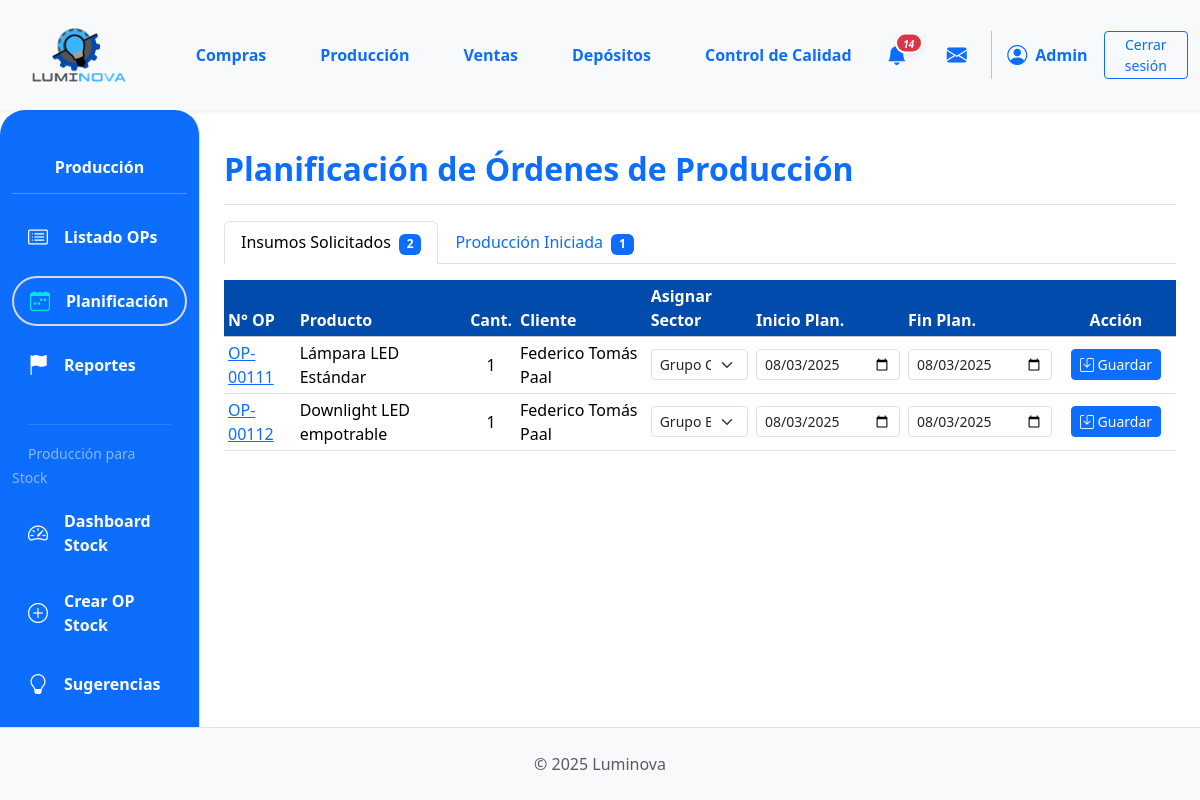
Before: /produccion/produccion/planificacion/ (signed in) with the older database file.
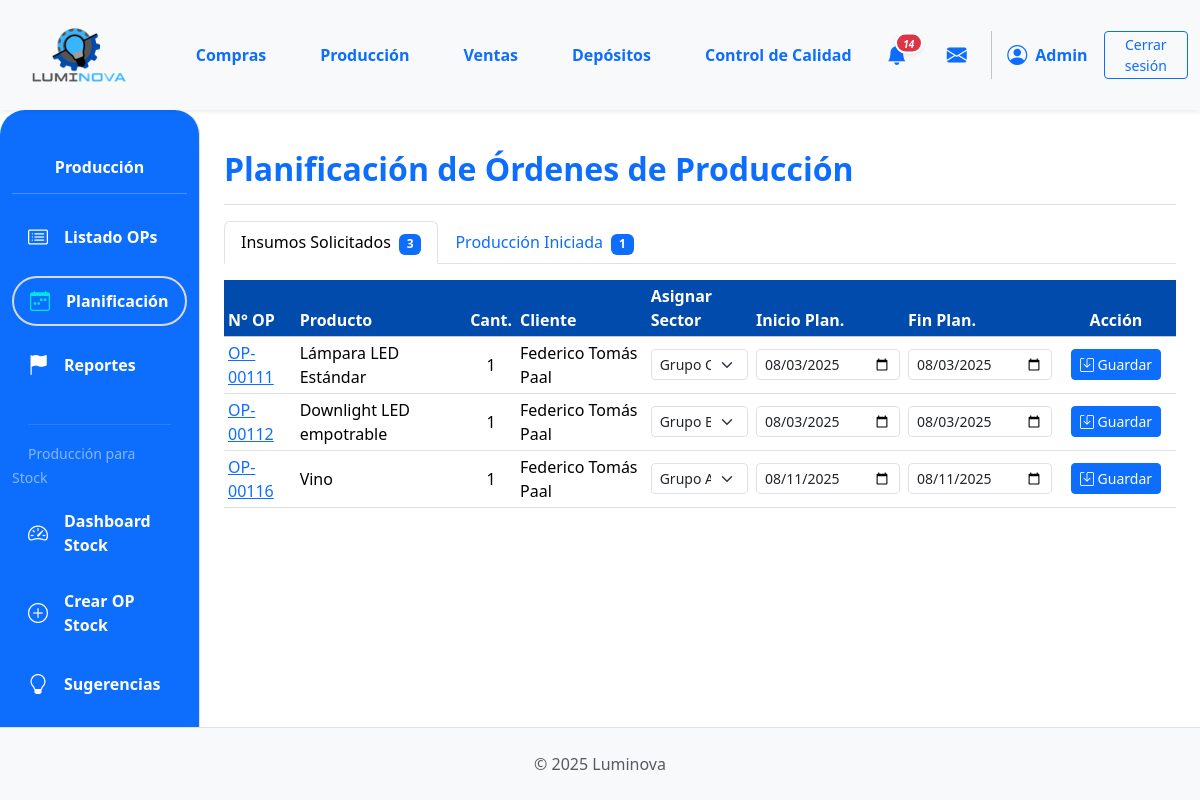
After: the same page with the newer database file.
### App_LUMINOVA/models.py (models this page shows, shortened)
class OrdenProduccion(models.Model):
    TIPO_OP_CHOICES = [
        ('MTO', 'Make to Order (Bajo Demanda)'),
        ('MTS', 'Make to Stock (Para Stock)'),
    ]
    numero_op = models.CharField(
        max_length=20, unique=True, verbose_name="N° Orden de Producción"
    )
    tipo_orden = models.CharField(
        max_length=3,
        choices=TIPO_OP_CHOICES,
        default='MTO',
        verbose_name="Tipo de Orden",
        help_text="MTO: Producción bajo demanda vinculada a una OV, MTS: Producción para stock"
    )
    orden_venta_origen = models.ForeignKey(
        OrdenVenta,
        on_delete=models.SET_NULL,
        null=True,
        blank=True,
        related_name="ops_generadas",
        help_text="Solo para órdenes MTO (Make to Order)"
    )
    producto_a_producir = models.ForeignKey(
        ProductoTerminado, on_delete=models.PROTECT, related_name="ordenes_produccion"
    )
    cantidad_a_producir = models.PositiveIntegerField()
    estado_op = models.ForeignKey(
        EstadoOrden,
        on_delete=models.SET_NULL,
        null=True,
        blank=True,
        related_name="ops_estado",
    )
    fecha_solicitud = models.DateTimeField(default=timezone.now)
    fecha_inicio_real = models.DateTimeField(null=True, blank=True)
    fecha_inicio_planificada = models.DateField(null=True, blank=True)
    fecha_fin_real = models.DateTimeField(null=True, blank=True)
    fecha_fin_planificada = models.DateField(null=True, blank=True)
    sector_asignado_op = models.ForeignKey(
        SectorAsignado,
        on_delete=models.SET_NULL,
        null=True,
        blank=True,
        related_name="ops_sector",
    )
    notas = models.TextField(null=True, blank=True, verbose_name="Notas")
    def get_estado_op_display(self):
        if self.estado_op:
            return self.estado_op.nombre
        return "Sin Estado Asignado"

class EstadoOrden(models.Model):
    nombre = models.CharField(max_length=50, unique=True)

class ProductoTerminado(models.Model):
    descripcion = models.CharField(max_length=255)  # Aumentado max_length
    categoria = models.ForeignKey(
        CategoriaProductoTerminado,
        on_delete=models.PROTECT,
        related_name="productos_terminados",
    )
    precio_unitario = models.DecimalField(max_digits=10, decimal_places=2, default=0.00)
    stock = models.IntegerField(default=0)
    stock_minimo = models.IntegerField(
        default=0,
        verbose_name="Stock Mínimo",
        help_text="Nivel mínimo de stock que debe mantenerse (punto de reorden)"
    )
    stock_objetivo = models.IntegerField(
        default=0,
        verbose_name="Stock Objetivo",
        help_text="Nivel deseado de stock después de reabastecer"
    )
    produccion_habilitada = models.BooleanField(
        default=True,
        verbose_name="Habilitado para Producción",
        help_text="Indica si este producto puede ser producido para stock"
    )
    modelo = models.CharField(max_length=50, blank=True, null=True)
    potencia = models.IntegerField(blank=True, null=True)
    acabado = models.CharField(max_length=50, blank=True, null=True)
    color_luz = models.CharField(max_length=50, blank=True, null=True)
    material = models.CharField(max_length=50, blank=True, null=True)
    imagen = models.ImageField(null=True, blank=True, upload_to="productos_terminados/")
    deposito = models.ForeignKey(
        "Deposito",
        on_delete=models.PROTECT,
        related_name="productos_terminados",
        null=True,
        blank=True,
        help_text="Depósito al que pertenece este producto terminado",
    )

class OrdenVenta(models.Model):
    ESTADO_CHOICES = [
        ("PENDIENTE", "Pendiente Confirmación"),
        ("CONFIRMADA", "Confirmada (Esperando Producción)"),
        ("INSUMOS_SOLICITADOS", "Insumos Solicitados"),
        ("PRODUCCION_INICIADA", "Producción Iniciada"),
        ("PRODUCCION_CON_PROBLEMAS", "Producción con Problemas"),
        ("LISTA_ENTREGA", "Lista para Entrega"),
        ("COMPLETADA", "Completada/Entregada"),
        ("CANCELADA", "Cancelada"),
    ]
    numero_ov = models.CharField(
        max_length=20, unique=True, verbose_name="N° Orden de Venta"
    )
    cliente = models.ForeignKey(
        Cliente, on_delete=models.PROTECT, related_name="ordenes_venta"
    )
    fecha_creacion = models.DateTimeField(default=timezone.now)
    estado = models.CharField(
        max_length=50, choices=ESTADO_CHOICES, default="PENDIENTE"
    )
    total_ov = models.DecimalField(
        max_digits=12, decimal_places=2, default=0.00, verbose_name="Total OV"
    )
    notas = models.TextField(blank=True, null=True)

class Cliente(models.Model):
    nombre = models.CharField(max_length=150, unique=True)
    direccion = models.TextField(blank=True)
    telefono = models.CharField(max_length=25, blank=True)
    email = models.EmailField(unique=True, null=True, blank=True)

class SectorAsignado(models.Model):
    nombre = models.CharField(max_length=50, unique=True)

### App_LUMINOVA/views_producción.py (the view, shortened to what this page needs)
@login_required
def planificacion_produccion_view(request):
    estados_finales = ["Completada", "Cancelada"]
    ops_queryset = (
        OrdenProduccion.objects.exclude(estado_op__nombre__in=estados_finales)
        .select_related(
            "producto_a_producir",
            "orden_venta_origen__cliente",
            "estado_op",
            "sector_asignado_op",
        )
        .order_by("estado_op__nombre", "fecha_solicitud")
    )
    from collections import OrderedDict
    ops_por_estado = OrderedDict()
    for op in ops_queryset:
        estado = op.get_estado_op_display()
        if estado not in ops_por_estado:
            ops_por_estado[estado] = []
        ops_por_estado[estado].append(op)
    sectores = SectorAsignado.objects.all().order_by("nombre")
    context = {
        "ops_por_estado": ops_por_estado,
        "sectores_list": sectores,
        "titulo_seccion": "Planificación de Órdenes de Producción",
    }
    return render(request, "produccion/planificacion.html", context)

### App_LUMINOVA/templates/produccion/planificacion.html (shortened to what this page needs)
{% extends 'padre.html' %}
{% load static %}
{% load django_bootstrap5 %}
{% block sidebar_content %}
    {% include 'produccion/produccion_sidebar.html' %}
{% endblock %}
{% block content %}
<div class="d-flex justify-content-between flex-wrap flex-md-nowrap align-items-center pt-3 pb-2 mb-3 border-bottom">
    <h1 class="h2 fw-bold text-primary">{{ titulo_seccion }}</h1>
</div>
{% if ops_por_estado %}
<ul class="nav nav-tabs" id="opTabs" role="tablist">
  {% for estado, ops in ops_por_estado.items %}
    <li class="nav-item" role="presentation">
      <button class="nav-link {% if forloop.first %}active{% endif %}" id="tab-{{ estado|slugify }}" data-bs-toggle="tab" data-bs-target="#tab-content-{{ estado|slugify }}" type="button" role="tab" aria-controls="tab-content-{{ estado|slugify }}" aria-selected="{% if forloop.first %}true{% else %}false{% endif %}">
        {{ estado }} <span class="badge bg-primary ms-1">{{ ops|length }}</span>
      </button>
    </li>
  {% endfor %}
</ul>
<div class="tab-content mt-3" id="opTabsContent">
  {% for estado, ops in ops_por_estado.items %}
    <div class="tab-pane fade {% if forloop.first %}show active{% endif %}" id="tab-content-{{ estado|slugify }}" role="tabpanel" aria-labelledby="tab-{{ estado|slugify }}">
      <div class="table-responsive">
        <table class="table table-sm table-hover align-middle">
          <thead class="table-light">
            <tr>
              <th style="background-color: #014BAC; color: white;">N° OP</th>
              <th style="background-color: #014BAC; color: white;">Producto</th>
              <th class="text-center" style="background-color: #014BAC; color: white;">Cant.</th>
              <th style="background-color: #014BAC; color: white;">Cliente</th>
              <th style="background-color: #014BAC; color: white;">Asignar Sector</th>
              <th style="background-color: #014BAC; color: white;">Inicio Plan.</th>
              <th style="background-color: #014BAC; color: white;">Fin Plan.</th>
              <th class="text-center" style="width: 120px; background-color: #014BAC; color: white;">Acción</th>
            </tr>
          </thead>
          <tbody>
            {% for op in ops %}
            <form method="post" action="{% url 'App_LUMINOVA:planificacion_produccion' %}">
              <tr>
                <td><a href="{% url 'App_LUMINOVA:produccion_detalle_op' op.id %}">{{ op.numero_op }}</a></td>
                <td>{{ op.producto_a_producir.descripcion|truncatechars:25 }}</td>
                <td class="text-center">{{ op.cantidad_a_producir }}</td>
                <td>{{ op.orden_venta_origen.cliente.nombre|default_if_none:"N/A" }}</td>
                <td>
                  <select name="sector_asignado_op" class="form-select form-select-sm">
                    {% for sector in sectores_list %}
                    <option value="{{ sector.id }}" {% if op.sector_asignado_op == sector %}selected{% endif %}>
                      {{ sector.nombre }}
                    </option>
                    {% endfor %}
                  </select>
                </td>
                <td>
                  <input type="date" name="fecha_inicio_planificada" value="{{ op.fecha_inicio_planificada|date:'Y-m-d'|default:'' }}" class="form-control form-control-sm">
                </td>
                <td>
                  <input type="date" name="fecha_fin_planificada" value="{{ op.fecha_fin_planificada|date:'Y-m-d'|default:'' }}" class="form-control form-control-sm">
                </td>
                <td class="text-center">
                  <button type="submit" class="btn btn-primary btn-sm">
                    <i class="bi bi-save"></i> Guardar
                  </button>
                </td>
              </tr>
            </form>
            {% endfor %}
          </tbody>
        </table>
      </div>
    </div>
  {% endfor %}
</div>
{% else %}
    <div class="alert alert-success mt-3" role="alert">
        <i class="bi bi-check-circle-fill"></i> ¡Excelente! No hay órdenes de producción activas para planificar.
    </div>
{% endif %}
{% endblock %}

### App_LUMINOVA/templates/shared/header.html (shortened to what this page needs)
{% load static %}
<header>
    <nav class="navbar navbar-expand-lg navbar-light bg-light shadow-sm p-0">
        <div class="container-fluid d-flex align-items-center">
            <div class="col-md-3 col-lg-1">
                <a class="navbar-brand d-flex align-items-center ms-3" href="{% url 'App_LUMINOVA:dashboard' %}">
                    <img src="{% static 'img/logo.png' %}" alt="Luminova Logo" height="100" width="100" class="d-inline-block align-text-top me-2">
                </a>
            </div>
            <div class="collapse navbar-collapse" id="navbarContent" style="padding-left: 5%;">
                <ul class="navbar-nav mb-2 mb-lg-0 d-flex justify-content-around w-100">
                    <li class="nav-item"><a class="nav-link text-primary fw-bold" href="{% url 'App_LUMINOVA:compras_lista_oc' %} ">Compras</a></li>
                    <li class="nav-item"><a class="nav-link text-primary fw-bold" href="{% url 'App_LUMINOVA:produccion_principal' %}">Producción</a></li>
                    <li class="nav-item"><a class="nav-link text-primary fw-bold" href="{% url 'App_LUMINOVA:ventas_lista_ov' %}">Ventas</a></li>
                    <li class="nav-item"><a class="nav-link text-primary fw-bold" href="{% url 'App_LUMINOVA:seleccionar_deposito' %}">Depósitos</a></li>
                    <li class="nav-item"><a class="nav-link text-primary fw-bold" href="{% url 'App_LUMINOVA:control_calidad_view' %}">Control de Calidad</a></li>
                </ul>
                <div class="navbar-nav ms-auto d-flex flex-row align-items-center">
                    {% if user.is_authenticated %}
                        <div class="nav-item dropdown me-3">
                            <a class="nav-link px-2 position-relative d-flex align-items-center" href="#" role="button" data-bs-toggle="dropdown" aria-expanded="false" title="Notificaciones">
                                <i class="bi bi-bell-fill fs-5 text-primary">
                                    {% if total_notificaciones > 0 %}
                                    <span class="position-absolute translate-middle badge rounded-pill bg-danger shadow-sm" style="font-size: 0.5em; min-width:18px; border:2px solid #fff; margin-top: 3px; margin-left: 2px; display: inline-block; text-align: center;">{{ total_notificaciones }}</span>
                                    {% endif %}
                                </i>
                            </a>
                        </div>
                        <div class="nav-item dropdown ms-2" id="dropdown-mensajes">
                            <a class="nav-link px-2 position-relative d-flex align-items-center" href="#" id="mensajesDropdown" role="button" data-bs-toggle="dropdown" aria-expanded="false" title="Mensajes">
                                <i class="bi bi-envelope-fill fs-5 text-primary"></i>
                            </a>
                        </div>
                        <div class="nav-item d-flex align-items-center">
                             <i class="bi bi-person-circle fs-5 text-primary"></i>
                             <span class="ms-2 fw-bold text-primary">{{ user.first_name|default:user.username|capfirst }}</span>
                        </div>
                        <div class="nav-item ms-3">
                            <a class="btn btn-outline-primary btn-sm btn-CS" href="#" id="logout-btn">Cerrar sesión</a>
                        </div>
                    {% endif %}
                </div>
            </div>
        </div>
    </nav>
</header>

Changed rows visible on the page:
computed for OrdenProduccion "OP-00111": ops "2" → "3"
added OrdenProduccion: numero_op "OP-00116", producto_a_producir.descripcion "Vino", cantidad_a_producir "1", orden_venta_origen.cliente.nombre "Federico Tomás Paal", sector_asignado_op "Grupo A", fecha_inicio_planificada "08/11/2025", fecha_fin_planificada "08/11/2025"
